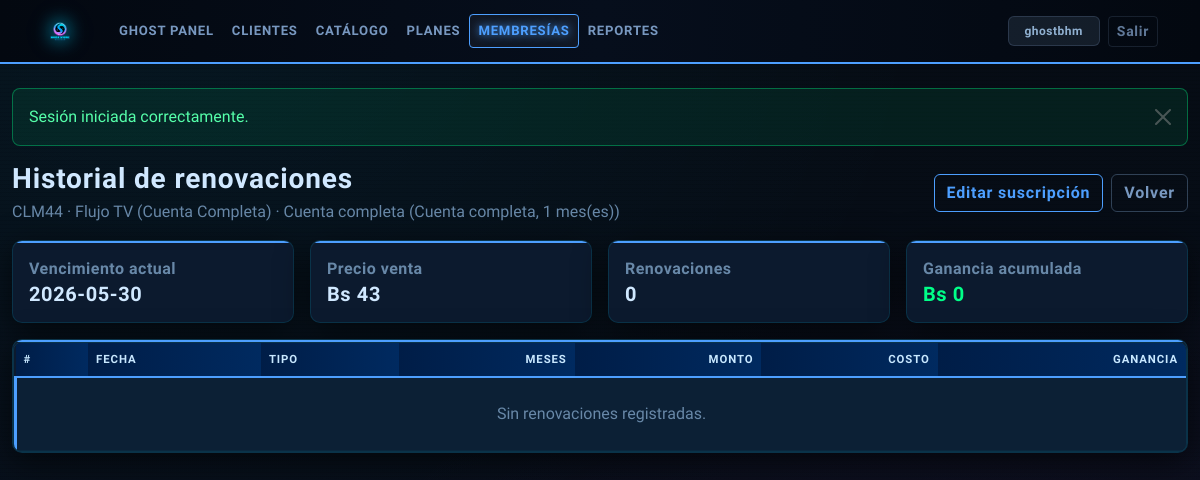
Page /suscripciones/historial/203 (signed in) on the committed database.
### tables this page shows
CREATE TABLE `suscripciones` (
  `id` int(11) NOT NULL,
  `cliente_id` int(11) NOT NULL,
  `plataforma_id` int(11) NOT NULL,
  `modalidad_id` int(11) NOT NULL,
  `precio_venta` decimal(10,2) DEFAULT NULL,
  `costo_base` decimal(10,2) DEFAULT NULL,
  `fecha_inicio` date NOT NULL,
  `fecha_vencimiento` date NOT NULL,
  `estado` enum('CONTACTAR_2D','REENVIAR_1D','ESPERA','ACTIVO','VENCIDO','RECUP') DEFAULT 'ACTIVO',
  `ultimo_contacto_fecha` datetime DEFAULT NULL,
  `ultimo_contacto_tipo` enum('MENOS_2','MENOS_1','REC_7','REC_15') DEFAULT NULL,
  `usuario_proveedor` varchar(150) DEFAULT NULL,
  `notas` text DEFAULT NULL,
  `flag_no_renovo` tinyint(1) DEFAULT 0,
  `created_at` datetime DEFAULT current_timestamp()
);

CREATE TABLE `clientes` (
  `id` int(11) NOT NULL,
  `nombre` varchar(120) NOT NULL,
  `telefono` varchar(20) NOT NULL,
  `notas` text DEFAULT NULL,
  `created_at` datetime DEFAULT current_timestamp()
);

CREATE TABLE `plataformas` (
  `id` int(11) NOT NULL,
  `nombre` varchar(100) NOT NULL,
  `tipo_servicio` enum('RENOVABLE','DESECHABLE') NOT NULL,
  `duraciones_disponibles` varchar(100) DEFAULT NULL,
  `dato_renovacion` varchar(20) NOT NULL DEFAULT 'NO_APLICA',
  `mensaje_menos_2` text DEFAULT NULL,
  `mensaje_menos_1` text DEFAULT NULL,
  `mensaje_rec_7` text DEFAULT NULL,
  `mensaje_rec_15` text DEFAULT NULL,
  `created_at` datetime DEFAULT current_timestamp()
);

CREATE TABLE `modalidades` (
  `id` int(11) NOT NULL,
  `plataforma_id` int(11) NOT NULL,
  `nombre_modalidad` varchar(100) NOT NULL,
  `tipo_cuenta` enum('CUENTA_COMPLETA','POR_DISPOSITIVOS','AMBOS') NOT NULL DEFAULT 'CUENTA_COMPLETA',
  `duracion_meses` int(11) NOT NULL DEFAULT 1,
  `dispositivos` int(11) DEFAULT NULL,
  `precio` decimal(10,2) NOT NULL,
  `costo` decimal(10,2) NOT NULL DEFAULT 0.00,
  `created_at` datetime DEFAULT current_timestamp()
);

### app/core/Controller.php (called while the page is built, shortened)
<?php
class Controller
{
    protected function render(string $view, array $data = []): void
    {
        extract($data, EXTR_SKIP);
        require APP_PATH . '/views/layouts/header.php';
        require APP_PATH . '/views/' . $view . '.php';
        require APP_PATH . '/views/layouts/footer.php';
    }
}

### app/controllers/SuscripcionesController.php (called while the page is built, shortened)
<?php
class SuscripcionesController extends Controller
{
    private Suscripcion $suscripciones;
    public function __construct()
    {
        $this->suscripciones = new Suscripcion();
    }
    public function historial(int $id): void
    {
        $suscripcion = $this->suscripciones->findWithRelations($id);
        $movimientos = (new Movimiento())->allBySuscripcion($id);
        $this->render('suscripciones/historial', [
            'pageTitle' => 'Historial de renovaciones',
            'suscripcion' => $suscripcion,
            'movimientos' => $movimientos,
        ]);
    }
}

### app/config/db.php (called while the page is built, shortened)
<?php
function db(): \PDO
{
    static $pdo = null;
    if ($pdo instanceof \PDO) {
        return $pdo;
    }
    $dsn = sprintf(
        'mysql:host=%s;port=%d;dbname=%s;charset=%s',
        DB_HOST,
        DB_PORT,
        DB_NAME,
        DB_CHARSET
    );
    $options = [
        \PDO::ATTR_ERRMODE => \PDO::ERRMODE_EXCEPTION,
        \PDO::ATTR_DEFAULT_FETCH_MODE => \PDO::FETCH_ASSOC,
        \PDO::ATTR_EMULATE_PREPARES => false,
    ];
    if (defined('PDO::MYSQL_ATTR_INIT_COMMAND')) {
        $setNames = 'SET NAMES ' . DB_CHARSET;
        if (defined('DB_COLLATION') && DB_COLLATION !== '') {
            $setNames .= ' COLLATE ' . DB_COLLATION;
        }
        $options[\PDO::MYSQL_ATTR_INIT_COMMAND] = $setNames;
    }
    try {
        $pdo = new \PDO(
            $dsn,
            DB_USER,
            DB_PASS,
            $options
        );
    } catch (\PDOException $exception) {
        $logDir = STORAGE_PATH . '/logs';
        if (!is_dir($logDir)) {
            @mkdir($logDir, 0775, true);
        }
        $logLine = sprintf(
            "[%s] Error DB: %s%s",
            date('Y-m-d H:i:s'),
            $exception->getMessage(),
            PHP_EOL
        );
        @file_put_contents($logDir . '/app.log', $logLine, FILE_APPEND);
        http_response_code(500);
        if (APP_DEBUG) {
            die('Error de conexion a base de datos: ' . $exception->getMessage());
        }
        die('Error interno del servidor.');
    }
    return $pdo;
}

### app/models/BaseModel.php (called while the page is built, shortened)
<?php
abstract class BaseModel
{
    public function __construct(?PDO $db = null)
    {
        $this->db = $db ?? \db();
    }
}

### app/models/Suscripcion.php (called while the page is built, shortened)
<?php
class Suscripcion extends BaseModel
{
    public function findWithRelations(int $id): ?array
    {
        $stmt = $this->db->prepare(
            'SELECT
                s.*,
                c.nombre AS cliente_nombre,
                c.telefono AS cliente_telefono,
                p.nombre AS plataforma_nombre,
                p.tipo_servicio AS plataforma_tipo_servicio,
                p.duraciones_disponibles AS plataforma_duraciones_disponibles,
                p.dato_renovacion AS plataforma_dato_renovacion,
                p.mensaje_menos_2,
                p.mensaje_menos_1,
                p.mensaje_rec_7,
                p.mensaje_rec_15,
                m.nombre_modalidad,
                m.tipo_cuenta,
                m.duracion_meses,
                m.dispositivos,
                m.precio AS modalidad_precio,
                m.costo AS modalidad_costo,
                COALESCE(s.precio_venta, m.precio) AS precio_final,
                COALESCE(s.costo_base, m.costo) AS costo_final,
                (COALESCE(s.precio_venta, m.precio) - COALESCE(s.costo_base, m.costo)) AS ganancia_final
            FROM suscripciones s
            INNER JOIN clientes c ON c.id = s.cliente_id
            INNER JOIN plataformas p ON p.id = s.plataforma_id
            INNER JOIN modalidades m ON m.id = s.modalidad_id
            WHERE s.id = :id
            LIMIT 1'
        );
        $stmt->execute(['id' => $id]);
        $result = $stmt->fetch();
        return $result ?: null;
    }
}

### app/config/config.php (called while the page is built, shortened)
<?php
function base_url_path(): string
{
    static $basePath = null;
    if ($basePath !== null) {
        return $basePath;
    }
    $scriptDir = str_replace('\\', '/', dirname($_SERVER['SCRIPT_NAME'] ?? '/'));
    $scriptDir = rtrim($scriptDir, '/');
    $basePath = $scriptDir === '' ? '/' : $scriptDir;
    return $basePath;
}
function url(string $path = '/'): string
{
    $base = base_url_path();
    $path = '/' . ltrim($path, '/');
    return $base === '/' ? $path : $base . $path;
}
function e(mixed $value): string
{
    return htmlspecialchars((string) $value, ENT_QUOTES, 'UTF-8');
}
function money(mixed $value): string
{
    $amount = (float) $value;
    $decimals = APP_MONEY_DECIMALS;
    return APP_CURRENCY_SYMBOL . ' ' . number_format(
        $amount,
        $decimals,
        APP_DECIMAL_SEPARATOR,
        APP_THOUSANDS_SEPARATOR
    );
}

### app/models/Modalidad.php (called while the page is built, shortened)
<?php
class Modalidad extends BaseModel
{
    public static function tipoCuentaLabel(string $tipo, ?int $dispositivos = null): string
    {
        return match ($tipo) {
            'POR_DISPOSITIVOS' => $dispositivos !== null && $dispositivos > 0
                ? 'Por dispositivos (' . $dispositivos . ')'
                : 'Por dispositivos',
            'AMBOS' => 'Cuenta completa o por dispositivos',
            default => 'Cuenta completa',
        };
    }
}

### app/models/Movimiento.php (called while the page is built, shortened)
<?php
class Movimiento extends BaseModel
{
    public function allBySuscripcion(int $suscripcionId): array
    {
        $stmt = $this->db->prepare(
            'SELECT mv.*
             FROM movimientos mv
             WHERE mv.suscripcion_id = :suscripcion_id
             ORDER BY mv.fecha DESC, mv.id DESC'
        );
        $stmt->execute(['suscripcion_id' => $suscripcionId]);
        return $stmt->fetchAll();
    }
}

### app/views/suscripciones/historial.php (the view, shortened to what this page needs)
<?php
$clienteNombre = (string) ($suscripcion['cliente_nombre'] ?? '');
$plataformaNombre = (string) ($suscripcion['plataforma_nombre'] ?? '');
$modalidadNombre = (string) ($suscripcion['nombre_modalidad'] ?? '');
$tipoCuenta = (string) ($suscripcion['tipo_cuenta'] ?? 'CUENTA_COMPLETA');
$dispositivos = isset($suscripcion['dispositivos']) ? (int) $suscripcion['dispositivos'] : null;
$duracion = max(1, (int) ($suscripcion['duracion_meses'] ?? 1));
?>
<div class="d-flex flex-wrap justify-content-between align-items-center gap-2 mb-3">
    <div>
        <h1 class="h3 mb-1">Historial de renovaciones</h1>
        <p class="text-secondary mb-0">
            <?= e($clienteNombre) ?> · <?= e($plataformaNombre) ?> · <?= e($modalidadNombre) ?>
            (<?= e(Modalidad::tipoCuentaLabel($tipoCuenta, $dispositivos)) ?>, <?= e((string) $duracion) ?> mes(es))
        </p>
    </div>
    <div class="d-flex gap-2">
        <a href="<?= e(url('/suscripciones/editar/' . (int) $suscripcion['id'])) ?>" class="btn btn-outline-primary">Editar suscripción</a>
        <a href="<?= e(url('/suscripciones')) ?>" class="btn btn-outline-secondary">Volver</a>
    </div>
</div>
<div class="row g-3 mb-3">
    <div class="col-12 col-md-3">
        <div class="card border-0 shadow-sm h-100">
            <div class="card-body">
                <h2 class="h6 text-secondary mb-1">Vencimiento actual</h2>
                <div class="h5 mb-0"><?= e((string) ($suscripcion['fecha_vencimiento'] ?? '')) ?></div>
            </div>
        </div>
    </div>
    <div class="col-12 col-md-3">
        <div class="card border-0 shadow-sm h-100">
            <div class="card-body">
                <h2 class="h6 text-secondary mb-1">Precio venta</h2>
                <div class="h5 mb-0"><?= e(money((float) ($suscripcion['precio_final'] ?? $suscripcion['modalidad_precio'] ?? 0))) ?></div>
            </div>
        </div>
    </div>
    <div class="col-12 col-md-3">
        <div class="card border-0 shadow-sm h-100">
            <div class="card-body">
                <h2 class="h6 text-secondary mb-1">Renovaciones</h2>
                <div class="h5 mb-0"><?= e((string) count($movimientos)) ?></div>
            </div>
        </div>
    </div>
    <div class="col-12 col-md-3">
        <div class="card border-0 shadow-sm h-100">
            <div class="card-body">
                <h2 class="h6 text-secondary mb-1">Ganancia acumulada</h2>
                <?php $ganAcum = array_sum(array_column($movimientos, 'utilidad')); ?>
                <div class="h5 mb-0 <?= $ganAcum < 0 ? 'text-danger' : 'text-success' ?>"><?= e(money((float) $ganAcum)) ?></div>
            </div>
        </div>
    </div>
</div>
<div class="card shadow-sm">
    <div class="card-body p-0">
        <div class="table-responsive">
            <table class="table table-striped align-middle mb-0">
                <thead class="table-dark">
                    <tr>
                        <th>#</th>
                        <th>Fecha</th>
                        <th>Tipo</th>
                        <th class="text-end">Meses</th>
                        <th class="text-end">Monto</th>
                        <th class="text-end">Costo</th>
                        <th class="text-end">Ganancia</th>
                    </tr>
                </thead>
                <tbody>
                    <?php if (empty($movimientos)): ?>
                        <tr><td colspan="7" class="text-center py-4 text-secondary">Sin renovaciones registradas.</td></tr>
                    <?php endif; ?>
                </tbody>
            </table>
        </div>
    </div>
</div>

### public/index.php (shortened to what this page needs)
<?php
require_once __DIR__ . '/../app/config/config.php';
require_once APP_PATH . '/config/db.php';
spl_autoload_register(static function (string $className): void {
    $prefix = 'App\\';
    $relativeClass = substr($className, strlen($prefix));
    $parts = explode('\\', $relativeClass);
    if (isset($parts[0])) {
        $parts[0] = strtolower($parts[0]);
    }
    $filePath = APP_PATH . '/' . implode('/', $parts) . '.php';
});
$method = $_SERVER['REQUEST_METHOD'] ?? 'GET';
$path = request_path();
foreach ($routes as [$routeMethod, $routePattern, $handler]) {
    if ($method !== $routeMethod) {
        continue;
    }
    if (!preg_match($routePattern, $path, $matches)) {
        continue;
    }
    array_shift($matches);
    [$controllerClass, $action] = $handler;
    $controller = new $controllerClass();
    $params = array_map(static fn (string $item): int|string => ctype_digit($item) ? (int) $item : $item, $matches);
    call_user_func_array([$controller, $action], $params);
    exit;
}
require APP_PATH . '/views/layouts/header.php';
require APP_PATH . '/views/layouts/footer.php';

### app/views/layouts/header.php (style rules this page uses)
:root { --gs-bg: #060c14; --gs-surface: #0c1a2e; --gs-border: rgba(0,212,255,.13); --gs-cyan: #00d4ff; --gs-magenta: #e040fb; --gs-text: #c8dff4; --gs-dim: #7090b8; --gs-font: 'Rajdhani','Exo 2',system-ui,sans-serif; }
body.app-body { font-family: var(--gs-font); color: var(--gs-text); background: radial-gradient(ellipse at 15% 0%, rgba(0,212,255,.055) 0%, transparent 52%), radial-gradient(ellipse at 85% 100%, rgba(224,64,251,.055) 0%, transparent 52%), linear-gradient(180deg, #060c14 0%, #080f1c 100%); min-height: 100vh; }
body.app-body::before { content:'';position:fixed;inset:0;pointer-events:none;z-index:0; background:repeating-linear-gradient(0deg,transparent,transparent 3px,rgba(0,0,0,.055) 3px,rgba(0,0,0,.055) 4px); }
.card { background: var(--gs-surface) !important; border: 1px solid var(--gs-border) !important; border-radius: 10px !important; box-shadow: 0 8px 32px rgba(0,0,0,.6), inset 0 1px 0 rgba(255,255,255,.025) !important; overflow: hidden; }
.card .card-body { background: transparent !important; color: var(--gs-text); }
.card > .card-body:first-child { border-top: 2px solid var(--section-accent); }
h1,h2,h3,h4,h5,h6,.h1,.h2,.h3,.h4,.h5,.h6 { font-family: var(--gs-font); font-weight: 700; color: #d0e8ff; letter-spacing: .03em; }
.table-responsive { border: 1px solid var(--gs-border) !important; border-radius: 8px; overflow-x: auto; overflow-y: hidden; -webkit-overflow-scrolling: touch; }
.table { margin-bottom: 0; --bs-table-bg: transparent; --bs-table-striped-bg: rgba(0,212,255,.03); --bs-table-hover-bg: rgba(255,255,255,.02); color: var(--gs-text); }
.table thead th, .table.table-dark thead th { background: linear-gradient(90deg, var(--section-head-start) 0%, var(--section-head-end) 100%) !important; color: #c8e8ff; border-bottom: 2px solid var(--section-accent) !important; text-transform: uppercase; letter-spacing: .08em; font-size: .71rem; font-weight: 700; font-family: var(--gs-font); }
.table td,.table th { border-color: rgba(0,212,255,.07) !important; vertical-align: middle; color: var(--gs-text); }
.table tbody tr td:first-child { border-left: 3px solid var(--section-accent) !important; }
.btn { font-family:var(--gs-font); font-weight:600; letter-spacing:.05em; transition:box-shadow .2s,transform .15s,background .2s; }
.btn-outline-primary { color:var(--section-accent)!important; border-color:var(--section-accent)!important; background:transparent!important; }
.btn-outline-secondary { color:#7898c0!important; border-color:rgba(120,152,192,.38)!important; background:transparent!important; }
.text-secondary { color:#6888a8!important; }
.text-success { color:#00ff88!important; }

### rows in the picture
suscripciones: cliente.nombre "CLM44", plataforma.nombre "Flujo TV (Cuenta Completa)", modalidad.nombre_modalidad "Cuenta completa", modalidad.tipo_cuenta "Cuenta completa", modalidad.duracion_meses "1", fecha_vencimiento "2026-05-30"

### other values in the picture
$flash['message'] "Sesión iniciada correctamente."
count($movimientos) "0"
money((float) $ganAcum) "Bs 0"
